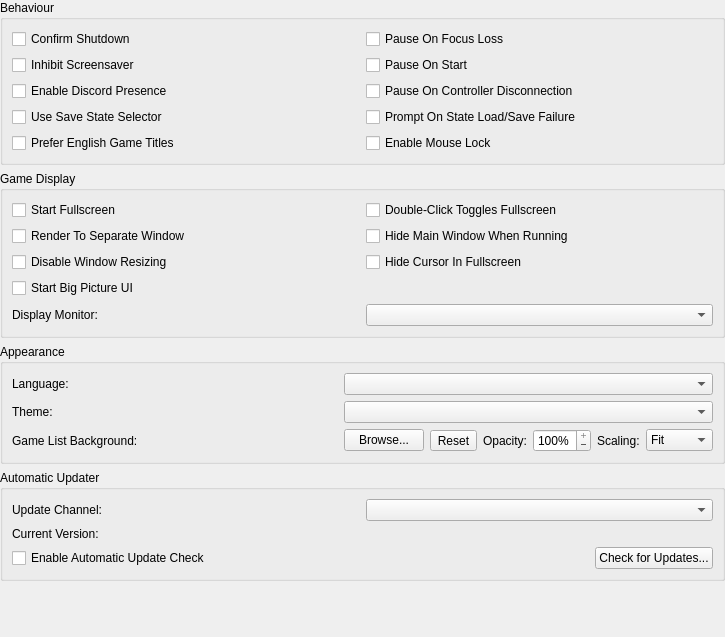
<?xml version="1.0" encoding="UTF-8"?>
<ui version="4.0">
 <class>InterfaceSettingsWidget</class>
 <widget class="QWidget" name="InterfaceSettingsWidget">
  <property name="geometry">
   <rect>
    <x>0</x>
    <y>0</y>
    <width>725</width>
    <height>637</height>
   </rect>
  </property>
  <layout class="QVBoxLayout" name="verticalLayout">
   <property name="leftMargin">
    <number>0</number>
   </property>
   <property name="topMargin">
    <number>0</number>
   </property>
   <property name="rightMargin">
    <number>0</number>
   </property>
   <property name="bottomMargin">
    <number>0</number>
   </property>
   <item>
    <widget class="QGroupBox" name="behaviourGroup">
     <property name="title">
      <string>Behaviour</string>
     </property>
     <layout class="QGridLayout" name="formLayout_4">
      <item row="1" column="0">
       <widget class="QCheckBox" name="inhibitScreensaver">
        <property name="text">
         <string>Inhibit Screensaver</string>
        </property>
       </widget>
      </item>
      <item row="0" column="1">
       <widget class="QCheckBox" name="pauseOnFocusLoss">
        <property name="text">
         <string>Pause On Focus Loss</string>
        </property>
       </widget>
      </item>
      <item row="0" column="0">
       <widget class="QCheckBox" name="confirmShutdown">
        <property name="text">
         <string>Confirm Shutdown</string>
        </property>
       </widget>
      </item>
      <item row="3" column="0">
       <widget class="QCheckBox" name="savestateSelector">
        <property name="text">
         <string>Use Save State Selector</string>
        </property>
       </widget>
      </item>
      <item row="2" column="0">
       <widget class="QCheckBox" name="discordPresence">
        <property name="text">
         <string>Enable Discord Presence</string>
        </property>
       </widget>
      </item>
      <item row="1" column="1">
       <widget class="QCheckBox" name="pauseOnStart">
        <property name="text">
         <string>Pause On Start</string>
        </property>
       </widget>
      </item>
      <item row="2" column="1">
       <widget class="QCheckBox" name="pauseOnControllerDisconnection">
        <property name="text">
         <string>Pause On Controller Disconnection</string>
        </property>
       </widget>
      </item>
      <item row="3" column="1">
       <widget class="QCheckBox" name="promptOnStateLoadSaveFailure">
        <property name="text">
         <string>Prompt On State Load/Save Failure</string>
        </property>
       </widget>
      </item>
      <item row="4" column="0">
       <widget class="QCheckBox" name="preferEnglishGameList">
        <property name="text">
         <string>Prefer English Game Titles</string>
        </property>
       </widget>
      </item>
      <item row="4" column="1">
       <widget class="QCheckBox" name="mouseLock">
        <property name="text">
         <string>Enable Mouse Lock</string>
        </property>
       </widget>
      </item>
     </layout>
    </widget>
   </item>
   <item>
    <widget class="QGroupBox" name="gameDisplayGroup">
     <property name="title">
      <string>Game Display</string>
     </property>
     <layout class="QGridLayout" name="gridLayout_3">
      <item row="0" column="0">
       <widget class="QCheckBox" name="startFullscreen">
        <property name="text">
         <string>Start Fullscreen</string>
        </property>
       </widget>
      </item>
      <item row="0" column="1">
       <widget class="QCheckBox" name="doubleClickTogglesFullscreen">
        <property name="text">
         <string>Double-Click Toggles Fullscreen</string>
        </property>
       </widget>
      </item>
      <item row="1" column="0">
       <widget class="QCheckBox" name="renderToSeparateWindow">
        <property name="text">
         <string>Render To Separate Window</string>
        </property>
       </widget>
      </item>
      <item row="1" column="1">
       <widget class="QCheckBox" name="hideMainWindow">
        <property name="text">
         <string>Hide Main Window When Running</string>
        </property>
       </widget>
      </item>
      <item row="2" column="0">
       <widget class="QCheckBox" name="disableWindowResizing">
        <property name="text">
         <string>Disable Window Resizing</string>
        </property>
       </widget>
      </item>
      <item row="2" column="1">
       <widget class="QCheckBox" name="hideMouseCursor">
        <property name="text">
         <string>Hide Cursor In Fullscreen</string>
        </property>
       </widget>
      </item>
      <item row="3" column="0">
       <widget class="QCheckBox" name="startFullscreenUI">
        <property name="text">
         <string>Start Big Picture UI</string>
        </property>
       </widget>
      </item>
      <item row="4" column="0">
       <widget class="QLabel" name="displayMonitorLabel">
        <property name="text">
         <string>Display Monitor:</string>
        </property>
        <property name="buddy">
         <cstring>displayMonitor</cstring>
        </property>
       </widget>
      </item>
      <item row="4" column="1">
       <widget class="QComboBox" name="displayMonitor"/>
      </item>
     </layout>
    </widget>
   </item>
   <item>
    <widget class="QGroupBox" name="appearancesGroup">
     <property name="title">
      <string>Appearance</string>
     </property>
     <layout class="QGridLayout" name="gridLayout">
      <item row="1" column="1">
       <widget class="QComboBox" name="theme"/>
      </item>
      <item row="0" column="0">
       <widget class="QLabel" name="languageLabel">
        <property name="text">
         <string>Language:</string>
        </property>
        <property name="buddy">
         <cstring>language</cstring>
        </property>
       </widget>
      </item>
      <item row="0" column="1">
       <widget class="QComboBox" name="language"/>
      </item>
      <item row="1" column="0">
       <widget class="QLabel" name="themeLabel">
        <property name="text">
         <string>Theme:</string>
        </property>
        <property name="buddy">
         <cstring>theme</cstring>
        </property>
       </widget>
      </item>
      <item row="2" column="0">
       <widget class="QLabel" name="backgroundLabel">
        <property name="text">
         <string>Game List Background:</string>
        </property>
        <property name="buddy">
         <cstring>backgroundBrowse</cstring>
        </property>
       </widget>
      </item>
      <item row="2" column="1">
       <layout class="QHBoxLayout" name="backgroundPathLayout">
        <item>
         <widget class="QPushButton" name="backgroundBrowse">
          <property name="sizePolicy">
           <sizepolicy hsizetype="Fixed" vsizetype="Fixed">
            <horstretch>0</horstretch>
            <verstretch>0</verstretch>
           </sizepolicy>
          </property>
          <property name="text">
           <string>Browse...</string>
          </property>
         </widget>
        </item>
        <item>
         <widget class="QToolButton" name="backgroundReset">
          <property name="text">
           <string>Reset</string>
          </property>
          <property name="icon">
           <iconset theme="trash-fill"/>
          </property>
         </widget>
        </item>
        <item>
         <widget class="QLabel" name="backgroundOpacityLabel">
          <property name="sizePolicy">
           <sizepolicy hsizetype="Fixed" vsizetype="Preferred">
            <horstretch>0</horstretch>
            <verstretch>0</verstretch>
           </sizepolicy>
          </property>
          <property name="text">
           <string>Opacity:</string>
          </property>
          <property name="buddy">
           <cstring>backgroundOpacity</cstring>
          </property>
         </widget>
        </item>
        <item>
         <widget class="QSpinBox" name="backgroundOpacity">
          <property name="buttonSymbols">
           <enum>QAbstractSpinBox::ButtonSymbols::PlusMinus</enum>
          </property>
          <property name="showGroupSeparator" stdset="0">
           <bool>false</bool>
          </property>
          <property name="suffix">
           <string notr="true">%</string>
          </property>
          <property name="minimum">
           <number>0</number>
          </property>
          <property name="maximum">
           <number>100</number>
          </property>
          <property name="singleStep">
           <number>5</number>
          </property>
          <property name="value">
           <number>100</number>
          </property>
         </widget>
        </item>
        <item>
         <widget class="QLabel" name="backgroundScaleLabel">
          <property name="sizePolicy">
           <sizepolicy hsizetype="Fixed" vsizetype="Preferred">
            <horstretch>0</horstretch>
            <verstretch>0</verstretch>
           </sizepolicy>
          </property>
          <property name="text">
           <string>Scaling:</string>
          </property>
          <property name="buddy">
           <cstring>backgroundScale</cstring>
          </property>
         </widget>
        </item>
        <item>
         <widget class="QComboBox" name="backgroundScale">
          <property name="sizePolicy">
           <sizepolicy hsizetype="Minimum" vsizetype="Fixed">
            <horstretch>0</horstretch>
            <verstretch>0</verstretch>
           </sizepolicy>
          </property>
          <item>
           <property name="text">
            <string>Fit</string>
           </property>
          </item>
          <item>
           <property name="text">
            <string>Fill</string>
           </property>
          </item>
          <item>
           <property name="text">
            <string>Stretch</string>
           </property>
          </item>
          <item>
           <property name="text">
            <string>Center</string>
           </property>
          </item>
          <item>
           <property name="text">
            <string>Tile</string>
           </property>
          </item>
         </widget>
        </item>
       </layout>
      </item>
     </layout>
    </widget>
   </item>
   <item>
    <widget class="QGroupBox" name="automaticUpdaterGroup">
     <property name="title">
      <string>Automatic Updater</string>
     </property>
     <layout class="QGridLayout" name="gridLayout_2">
      <item row="0" column="0">
       <widget class="QLabel" name="updaterChannelLabel">
        <property name="text">
         <string>Update Channel:</string>
        </property>
        <property name="buddy">
         <cstring>autoUpdateTag</cstring>
        </property>
       </widget>
      </item>
      <item row="1" column="1">
       <widget class="QLabel" name="autoUpdateCurrentVersion">
        <property name="text">
         <string/>
        </property>
       </widget>
      </item>
      <item row="0" column="1">
       <widget class="QComboBox" name="autoUpdateTag"/>
      </item>
      <item row="1" column="0">
       <widget class="QLabel" name="currentVersionLabel">
        <property name="text">
         <string>Current Version:</string>
        </property>
       </widget>
      </item>
      <item row="2" column="0" colspan="2">
       <layout class="QHBoxLayout" name="automaticUpdaterCheckGroup" stretch="1,0">
        <item>
         <widget class="QCheckBox" name="autoUpdateEnabled">
          <property name="text">
           <string>Enable Automatic Update Check</string>
          </property>
         </widget>
        </item>
        <item>
         <widget class="QPushButton" name="checkForUpdates">
          <property name="text">
           <string>Check for Updates...</string>
          </property>
         </widget>
        </item>
       </layout>
      </item>
     </layout>
    </widget>
   </item>
   <item>
    <spacer name="verticalSpacer">
     <property name="orientation">
      <enum>Qt::Orientation::Vertical</enum>
     </property>
     <property name="sizeHint" stdset="0">
      <size>
       <width>20</width>
       <height>0</height>
      </size>
     </property>
    </spacer>
   </item>
  </layout>
 </widget>
 <tabstops>
  <tabstop>confirmShutdown</tabstop>
  <tabstop>pauseOnFocusLoss</tabstop>
  <tabstop>inhibitScreensaver</tabstop>
  <tabstop>pauseOnStart</tabstop>
  <tabstop>discordPresence</tabstop>
  <tabstop>pauseOnControllerDisconnection</tabstop>
  <tabstop>savestateSelector</tabstop>
  <tabstop>promptOnStateLoadSaveFailure</tabstop>
  <tabstop>startFullscreen</tabstop>
  <tabstop>doubleClickTogglesFullscreen</tabstop>
  <tabstop>renderToSeparateWindow</tabstop>
  <tabstop>hideMainWindow</tabstop>
  <tabstop>disableWindowResizing</tabstop>
  <tabstop>hideMouseCursor</tabstop>
  <tabstop>startFullscreenUI</tabstop>
  <tabstop>displayMonitor</tabstop>
  <tabstop>language</tabstop>
  <tabstop>theme</tabstop>
  <tabstop>backgroundBrowse</tabstop>
  <tabstop>backgroundReset</tabstop>
  <tabstop>backgroundOpacity</tabstop>
  <tabstop>backgroundScale</tabstop>
  <tabstop>autoUpdateTag</tabstop>
  <tabstop>autoUpdateEnabled</tabstop>
  <tabstop>checkForUpdates</tabstop>
 </tabstops>
 <resources>
  <include location="../resources/resources.qrc"/>
 </resources>
 <connections/>
</ui>
